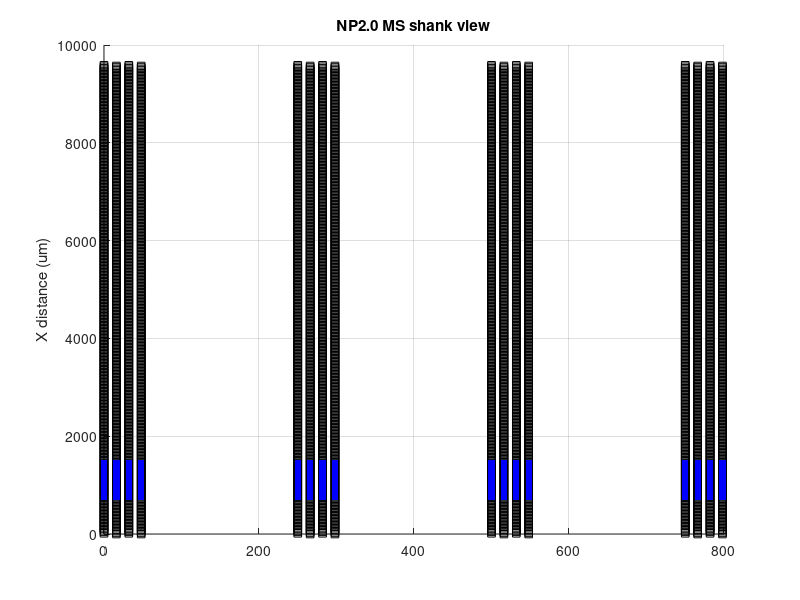

The MATLAB source for this figure:
function nptype24_imro
% imro files for 24 npix begin with (24, 38) and then (channel ID, shank
% ID, bank ID, reference ID, electrode ID), eg (1 0 0 1 1) is electrode 1 on
% shank 1 (channel is a n integer that goes from 0 to 384), (2 0 0 2 1)
% see https://billkarsh.github.io/SpikeGLX/help/imroTables/
% Build imro tables for some useful four shank combinations;
% also plot that selection.
%
% Output is saved in the directory where this script is run.
%
% patternType = 0 all sites on "shankChoice" starting from "botRow", 0-448
% patternType = 1 horizontal stripe of 96-channel height across all four
%                   shanks starting from "botRow", valid values = 0-592
% written by ???, modified by JF 

patternType = 1; %horizontal stripe 
%shankChoice = 3;   % 0-3, needed for patternType 0
botRow = 50;     
refElec = 1;     % 0 for external, 1-4 for tip reference on shank 0-3
%elecChoice = 2:3; % 0-3, needed for patternType 2

shank = zeros(384,1,'single');
bank = zeros(384,1,'single');
elecInd = zeros(384,1,'single');
chans = zeros(384,1,'int32');

chans(:,1) = 0:383; % 384 channels
bMapOK = 1;

switch patternType
    
    case 0
        %make a map with all sites on one shank, starting from electrode row n
        nameStr = sprintf( 'NPtype24_shank%d_botRow%d_ref%d', shankChoice, botRow, refElec );
        shank = shank + shankChoice;
        elecInd = botRow*2:(botRow*2 + 383);
        for i = 1:numel(elecInd)
            [bank(i), chans(i)] = ElecToChan( shank(i), elecInd(i) );
        end
        
    case 1
        %horizontal stripe of 2 channel blocks (96 sites) across all four shanks
        shElecInd = (botRow*2:(botRow*2 + 96)); %these are the electrode indices on each shank
        nameStr = sprintf( 'NPtype24_hStripe_botRow%d_ref%d', botRow, refElec );
        %loop over shanks; for each, calculate the channels that correspond
        %to these electrode indices       
        nE = 96; %electrodes in pattern per shank
        for sI = 0:3
            for i = 1:nE
                gEInd = sI*nE + i; % current electrode index for whole probe, plus one for MATLAB
                elecInd(gEInd) = shElecInd(i); % electrode index in whole selected set
                shank(gEInd) = sI;
                [bank(gEInd), chans(gEInd)] = ElecToChan( sI, elecInd(gEInd) );
                %fprintf("%d,%d,%d\n", bank(gEInd), chans(gEInd), elecInd(gEInd) );
            end
        end   
        
        
%     case 2
%         %horizontal stripe of 2 channel blocks (96 sites) across all four shanks
%         shElecInd = (botRow*2:(botRow*2 + 192)); %these are the electrode indices on each shank
%         nameStr = sprintf( 'NPtype24_hStripe_shanks%d%d_botRow%d_ref%d', elecChoice(1), elecChoice(2),botRow, refElec );
%         %loop over shanks; for each, calculate the channels that correspond
%         %to these electrode indices       
%         nE = 192; %electrodes in pattern per shank
%         SIvals = elecChoice;
%         for sI = SIvals %edit this with values eg 0:1, 2:3 
%             for i = 1:nE
%                 gEInd = (sI - SIvals(1))*nE + i; % current electrode index for whole probe, plus one for MATLAB
%                 elecInd(gEInd) = shElecInd(i); % electrode index in whole selected set
%                 shank(gEInd) = sI;
%                 [bank(gEInd), chans(gEInd)] = ElecToChan( sI, elecInd(gEInd) );
%                 fprintf("%d,%d,%d\n", bank(gEInd), chans(gEInd), elecInd(gEInd) );
%             end
%         end   
    otherwise
        fprintf('unknown pattern type\n');
        return;
end

%warn if there are duplicate channels
for i = 1:384
    if sum( chans(1:i-1)==chans(i) ) > 0
        fprintf( "duplicate channels => impossible map\n" );
        bMapOK = 0;
    end
end

if bMapOK
    %open a new file wherever we are
    fileName = [nameStr,'.imro'];
    nmID = fopen(fileName,'w');

    [chans,sortI] = sort(chans);
    bank = int32(bank(sortI));
    shank = int32(shank(sortI));
    elecInd = elecInd(sortI);

    % imro table
    % print first entry, specifying probe type and number of channels
    fprintf(nmID,'(%d,%d)', 24, 384);
    for i = 1:numel(chans)
        fprintf(nmID,'(%d %d %d %d %d)', chans(i), shank(i), bank(i), refElec, elecInd(i) );
    end
    fprintf(nmID, '\n');

    fclose(nmID);

    % make a plot of all the electrode positions
    [~,~,~] = PlotElec24(shank, bank, chans, elecInd);
end

end

function [ chans, chanPos, chanShank ] = PlotElec24( shank, bank, chans, elecInd )

    % NP 2.0 MS (4 shank), probe type 24 electrode positions
    nElec = 1280;   %per shank; pattern repeats for the four shanks
    vSep = 15;      % in um
    hSep = 32;

    elecPos = zeros(nElec, 2);   

    elecPos(1:4:end,1) = hSep/2;           %sites 0,4,8...
    elecPos(2:4:end,1) =  (3/2)*hSep;      %sites 1,5,9...
    elecPos(3:4:end,1) = 0;                %sites 2,6,10...
    elecPos(4:4:end,1) =  hSep;            %sites 3,7,11...

    % fill in y values        
    viHalf = (0:(nElec/2-1))';                %row numbers
    elecPos(1:2:end,2) = viHalf * vSep;       %sites 0,2,4...
    elecPos(2:2:end,2) = elecPos(1:2:end,2);  %sites 1,3,5...

    chanPos = elecPos(elecInd+1,:);
    chanShank = shank;
    
    % make a plot of all the electrode positions
    figure();
    shankSep = 250;
    for sI = 0:3
        cc = find(shank == sI);
        scatter( shankSep*sI + elecPos(:,1), (elecPos(:,2)), 30, 'k', 'square' ); hold on;
        scatter( shankSep*sI + chanPos(cc,1), (chanPos(cc,2)), 20, 'b', 'square', 'filled' ); hold on; 
        %scatter( shankSep*sI + elecPos(:,1), -(5000-elecPos(:,2)), 30, 'k', 'square' ); hold on;
        %scatter( shankSep*sI + chanPos(cc,1), -(5000-chanPos(cc,2)), 20, 'b', 'square', 'filled' ); hold on; 
        ylabel('Distance from tip of probe (um)')
        ylabel('X distance (um)')
        grid on;
    end
    %xlim([-16,3*shankSep+64]);
    %ylim([-10000,10]);
    title('NP2.0 MS shank view');
    hold off;
    
end

function [bank, chan] = ElecToChan( shank, elecInd )

%electrode to channel map
elecMap = zeros(4,8,'single');
elecMap(1,:) = [0,2,4,6,5,7,1,3];
elecMap(2,:) = [1,3,5,7,4,6,0,2];
elecMap(3,:) = [4,6,0,2,1,3,5,7];
elecMap(4,:) = [5,7,1,3,0,2,4,6];

bank = floor(elecInd/384);

%which block within the bank?
blockID = floor((elecInd - bank*384)/48);

%which channel within the block?
subBlockInd = mod((elecInd - bank*384), 48);

%get the channel number for that shank, bank, and block combo
chan = 48*elecMap(shank+1, blockID+1) + subBlockInd; 

end

